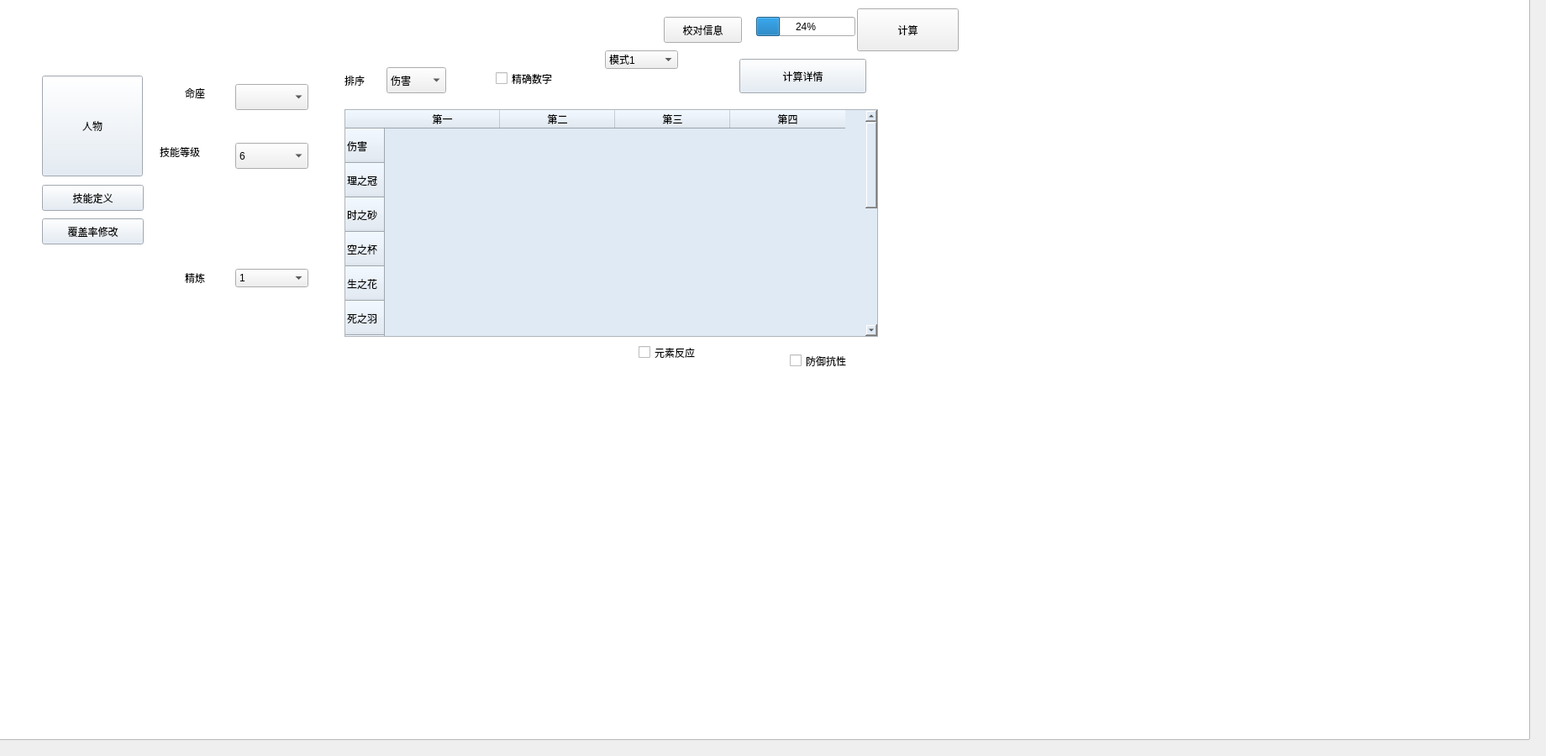
    <widget class="QWidget" name="tab">
     <attribute name="title">
      <string>伤害计算</string>
     </attribute>
     <widget class="QTableWidget" name="tbl_2">
      <property name="geometry">
       <rect>
        <x>410</x>
        <y>130</y>
        <width>635</width>
        <height>271</height>
       </rect>
      </property>
      <property name="sizePolicy">
       <sizepolicy hsizetype="Fixed" vsizetype="Fixed">
        <horstretch>0</horstretch>
        <verstretch>0</verstretch>
       </sizepolicy>
      </property>
      <property name="focusPolicy">
       <enum>Qt::NoFocus</enum>
      </property>
      <property name="contextMenuPolicy">
       <enum>Qt::DefaultContextMenu</enum>
      </property>
      <property name="styleSheet">
       <string notr="true">font: 10pt &quot;汉仪文黑-85W&quot;;
background-color: rgb(224, 234, 244)</string>
      </property>
      <property name="showGrid">
       <bool>false</bool>
      </property>
      <property name="gridStyle">
       <enum>Qt::NoPen</enum>
      </property>
      <attribute name="horizontalHeaderMinimumSectionSize">
       <number>18</number>
      </attribute>
      <attribute name="horizontalHeaderDefaultSectionSize">
       <number>137</number>
      </attribute>
      <attribute name="verticalHeaderMinimumSectionSize">
       <number>23</number>
      </attribute>
      <attribute name="verticalHeaderDefaultSectionSize">
       <number>41</number>
      </attribute>
      <row>
       <property name="text">
        <string>伤害</string>
       </property>
      </row>
      <row>
       <property name="text">
        <string>理之冠</string>
       </property>
      </row>
      <row>
       <property name="text">
        <string>时之砂</string>
       </property>
      </row>
      <row>
       <property name="text">
        <string>空之杯</string>
       </property>
      </row>
      <row>
       <property name="text">
        <string>生之花</string>
       </property>
      </row>
      <row>
       <property name="text">
        <string>死之羽</string>
       </property>
      </row>
      <row>
       <property name="text">
        <string>副词条</string>
       </property>
      </row>
      <row>
       <property name="text">
        <string>护盾量</string>
       </property>
      </row>
      <row>
       <property name="text">
        <string>治疗量</string>
       </property>
      </row>
      <row>
       <property name="text">
        <string>生命量</string>
       </property>
      </row>
      <row>
       <property name="text">
        <string>伤害值</string>
       </property>
      </row>
      <row>
       <property name="text">
        <string>普攻(%)</string>
       </property>
      </row>
      <row>
       <property name="text">
        <string>战技(%)</string>
       </property>
      </row>
      <row>
       <property name="text">
        <string>爆发(%)</string>
       </property>
      </row>
      <column>
       <property name="text">
        <string>第一</string>
       </property>
      </column>
      <column>
       <property name="text">
        <string>第二</string>
       </property>
      </column>
      <column>
       <property name="text">
        <string>第三</string>
       </property>
      </column>
      <column>
       <property name="text">
        <string>第四</string>
       </property>
      </column>
     </widget>
     <widget class="QPushButton" name="btn_run">
      <property name="geometry">
       <rect>
        <x>1020</x>
        <y>10</y>
        <width>121</width>
        <height>51</height>
       </rect>
      </property>
      <property name="text">
       <string>计算</string>
      </property>
     </widget>
     <widget class="QComboBox" name="cb_refine">
      <property name="geometry">
       <rect>
        <x>280</x>
        <y>320</y>
        <width>87</width>
        <height>22</height>
       </rect>
      </property>
      <item>
       <property name="text">
        <string>1</string>
       </property>
      </item>
      <item>
       <property name="text">
        <string>2</string>
       </property>
      </item>
      <item>
       <property name="text">
        <string>3</string>
       </property>
      </item>
      <item>
       <property name="text">
        <string>4</string>
       </property>
      </item>
      <item>
       <property name="text">
        <string>5</string>
       </property>
      </item>
     </widget>
     <widget class="QComboBox" name="cb_cnum">
      <property name="geometry">
       <rect>
        <x>280</x>
        <y>100</y>
        <width>87</width>
        <height>31</height>
       </rect>
      </property>
     </widget>
     <widget class="QComboBox" name="cb_skill">
      <property name="geometry">
       <rect>
        <x>280</x>
        <y>170</y>
        <width>87</width>
        <height>31</height>
       </rect>
      </property>
      <item>
       <property name="text">
        <string>6</string>
       </property>
      </item>
      <item>
       <property name="text">
        <string>7</string>
       </property>
      </item>
      <item>
       <property name="text">
        <string>8</string>
       </property>
      </item>
      <item>
       <property name="text">
        <string>9</string>
       </property>
      </item>
      <item>
       <property name="text">
        <string>10</string>
       </property>
      </item>
     </widget>
     <widget class="QLabel" name="label_3">
      <property name="geometry">
       <rect>
        <x>190</x>
        <y>170</y>
        <width>72</width>
        <height>21</height>
       </rect>
      </property>
      <property name="text">
       <string>技能等级</string>
      </property>
     </widget>
     <widget class="QLabel" name="label_2">
      <property name="geometry">
       <rect>
        <x>220</x>
        <y>100</y>
        <width>72</width>
        <height>21</height>
       </rect>
      </property>
      <property name="text">
       <string>命座</string>
      </property>
     </widget>
     <widget class="QLabel" name="label_14">
      <property name="geometry">
       <rect>
        <x>220</x>
        <y>320</y>
        <width>72</width>
        <height>21</height>
       </rect>
      </property>
      <property name="text">
       <string>精炼</string>
      </property>
     </widget>
     <widget class="QPushButton" name="btn_load_wp">
      <property name="geometry">
       <rect>
        <x>880</x>
        <y>70</y>
        <width>151</width>
        <height>41</height>
       </rect>
      </property>
      <property name="styleSheet">
       <string notr="true">font: 10pt &quot;汉仪文黑-85W&quot;;
background-color: rgb(224, 234, 244)</string>
      </property>
      <property name="text">
       <string>计算详情</string>
      </property>
     </widget>
     <widget class="QCheckBox" name="rb_display">
      <property name="geometry">
       <rect>
        <x>590</x>
        <y>78</y>
        <width>141</width>
        <height>31</height>
       </rect>
      </property>
      <property name="text">
       <string>精确数字</string>
      </property>
     </widget>
     <widget class="QLabel" name="label_17">
      <property name="geometry">
       <rect>
        <x>890</x>
        <y>290</y>
        <width>271</width>
        <height>51</height>
       </rect>
      </property>
      <property name="text">
       <string/>
      </property>
     </widget>
     <widget class="QPushButton" name="pb_buff">
      <property name="geometry">
       <rect>
        <x>790</x>
        <y>20</y>
        <width>93</width>
        <height>31</height>
       </rect>
      </property>
      <property name="text">
       <string>校对信息</string>
      </property>
     </widget>
     <widget class="QGraphicsView" name="graphicsView">
      <property name="geometry">
       <rect>
        <x>-10</x>
        <y>-10</y>
        <width>1831</width>
        <height>891</height>
       </rect>
      </property>
      <property name="styleSheet">
       <string notr="true">background: url(./data/bg.png);	</string>
      </property>
     </widget>
     <widget class="QPushButton" name="pb_change">
      <property name="geometry">
       <rect>
        <x>50</x>
        <y>220</y>
        <width>121</width>
        <height>31</height>
       </rect>
      </property>
      <property name="styleSheet">
       <string notr="true">font: 10pt &quot;汉仪文黑-85W&quot;;
background-color: rgb(224, 234, 244)</string>
      </property>
      <property name="text">
       <string>技能定义</string>
      </property>
     </widget>
     <widget class="QComboBox" name="cb_sort">
      <property name="geometry">
       <rect>
        <x>460</x>
        <y>80</y>
        <width>71</width>
        <height>31</height>
       </rect>
      </property>
      <item>
       <property name="text">
        <string>伤害</string>
       </property>
      </item>
      <item>
       <property name="text">
        <string>护盾</string>
       </property>
      </item>
      <item>
       <property name="text">
        <string>生命</string>
       </property>
      </item>
      <item>
       <property name="text">
        <string>治疗</string>
       </property>
      </item>
     </widget>
     <widget class="QLabel" name="label_19">
      <property name="geometry">
       <rect>
        <x>410</x>
        <y>80</y>
        <width>71</width>
        <height>31</height>
       </rect>
      </property>
      <property name="text">
       <string>排序</string>
      </property>
     </widget>
     <widget class="QProgressBar" name="pbar">
      <property name="geometry">
       <rect>
        <x>900</x>
        <y>20</y>
        <width>118</width>
        <height>23</height>
       </rect>
      </property>
      <property name="sizePolicy">
       <sizepolicy hsizetype="Fixed" vsizetype="Fixed">
        <horstretch>0</horstretch>
        <verstretch>0</verstretch>
       </sizepolicy>
      </property>
      <property name="value">
       <number>24</number>
      </property>
     </widget>
     <widget class="QPushButton" name="pb_cara">
      <property name="geometry">
       <rect>
        <x>50</x>
        <y>90</y>
        <width>120</width>
        <height>120</height>
       </rect>
      </property>
      <property name="styleSheet">
       <string notr="true">font: 10pt &quot;汉仪文黑-85W&quot;;
background-color: rgb(224, 234, 244)</string>
      </property>
      <property name="text">
       <string>人物</string>
      </property>
     </widget>
     <widget class="QCheckBox" name="cb_switch_def">
      <property name="geometry">
       <rect>
        <x>940</x>
        <y>420</y>
        <width>111</width>
        <height>19</height>
       </rect>
      </property>
      <property name="text">
       <string>防御抗性</string>
      </property>
     </widget>
     <widget class="QCheckBox" name="rb_pop">
      <property name="geometry">
       <rect>
        <x>760</x>
        <y>410</y>
        <width>141</width>
        <height>19</height>
       </rect>
      </property>
      <property name="text">
       <string>元素反应</string>
      </property>
     </widget>
     <widget class="QComboBox" name="cb_mode2">
      <property name="geometry">
       <rect>
        <x>720</x>
        <y>60</y>
        <width>87</width>
        <height>22</height>
       </rect>
      </property>
      <item>
       <property name="text">
        <string>模式1</string>
       </property>
      </item>
      <item>
       <property name="text">
        <string>模式2</string>
       </property>
      </item>
      <item>
       <property name="text">
        <string>模式3</string>
       </property>
      </item>
     </widget>
     <widget class="QPushButton" name="pb_ratio">
      <property name="geometry">
       <rect>
        <x>50</x>
        <y>260</y>
        <width>121</width>
        <height>31</height>
       </rect>
      </property>
      <property name="styleSheet">
       <string notr="true">font: 10pt &quot;汉仪文黑-85W&quot;;
background-color: rgb(224, 234, 244)</string>
      </property>
      <property name="text">
       <string>覆盖率修改</string>
      </property>
     </widget>
     <zorder>graphicsView</zorder>
     <zorder>tbl_2</zorder>
     <zorder>btn_run</zorder>
     <zorder>cb_refine</zorder>
     <zorder>cb_cnum</zorder>
     <zorder>cb_skill</zorder>
     <zorder>label_3</zorder>
     <zorder>label_2</zorder>
     <zorder>label_14</zorder>
     <zorder>btn_load_wp</zorder>
     <zorder>rb_display</zorder>
     <zorder>label_17</zorder>
     <zorder>pb_buff</zorder>
     <zorder>pb_change</zorder>
     <zorder>cb_sort</zorder>
     <zorder>label_19</zorder>
     <zorder>pbar</zorder>
     <zorder>pb_cara</zorder>
     <zorder>cb_switch_def</zorder>
     <zorder>rb_pop</zorder>
     <zorder>cb_mode2</zorder>
     <zorder>pb_ratio</zorder>
    </widget>
